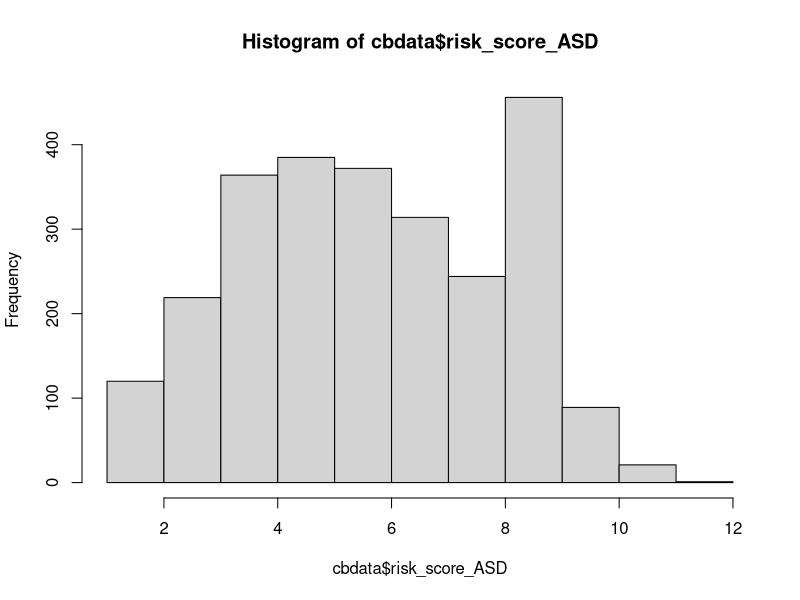
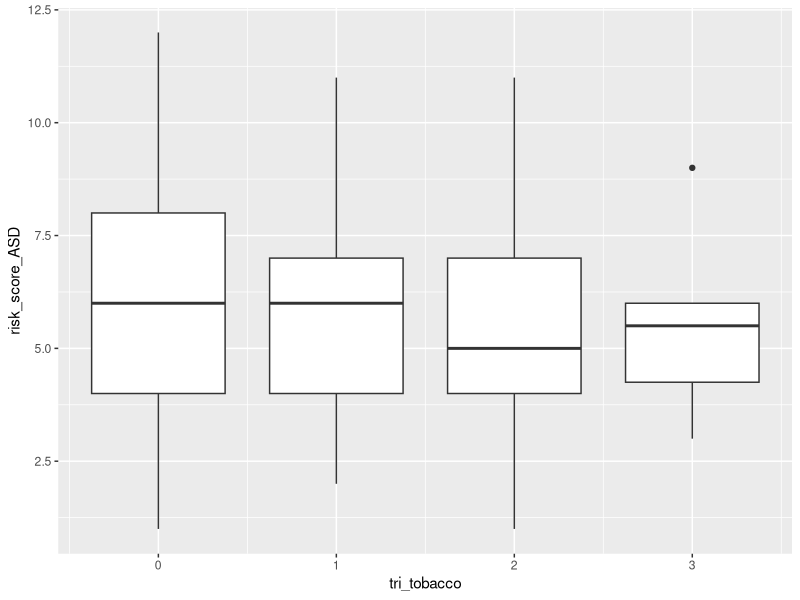
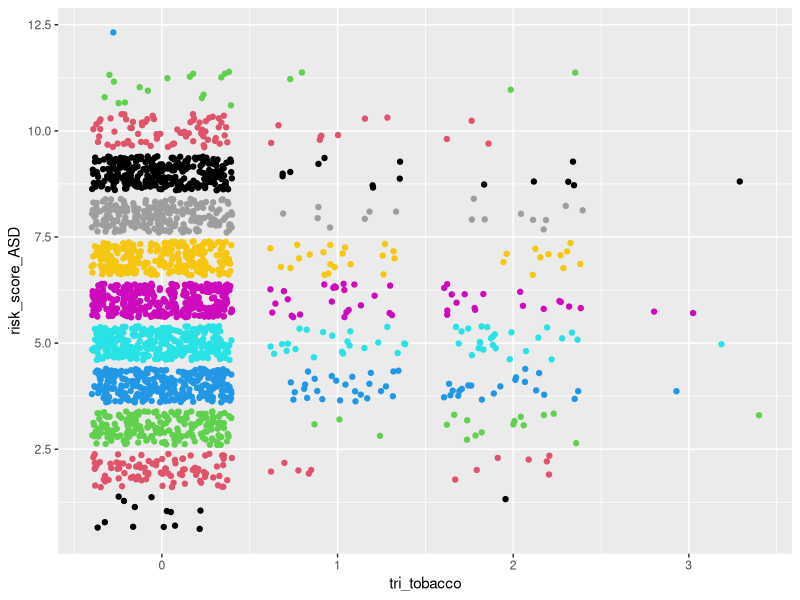
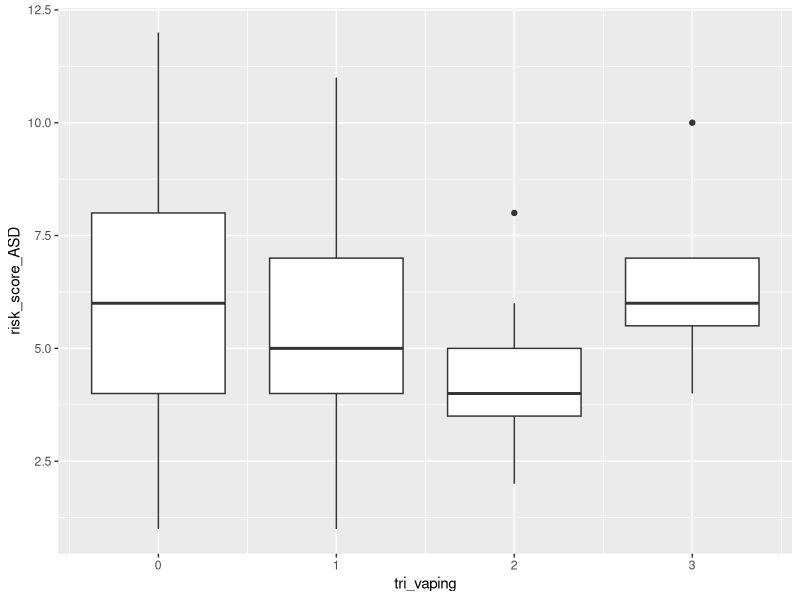
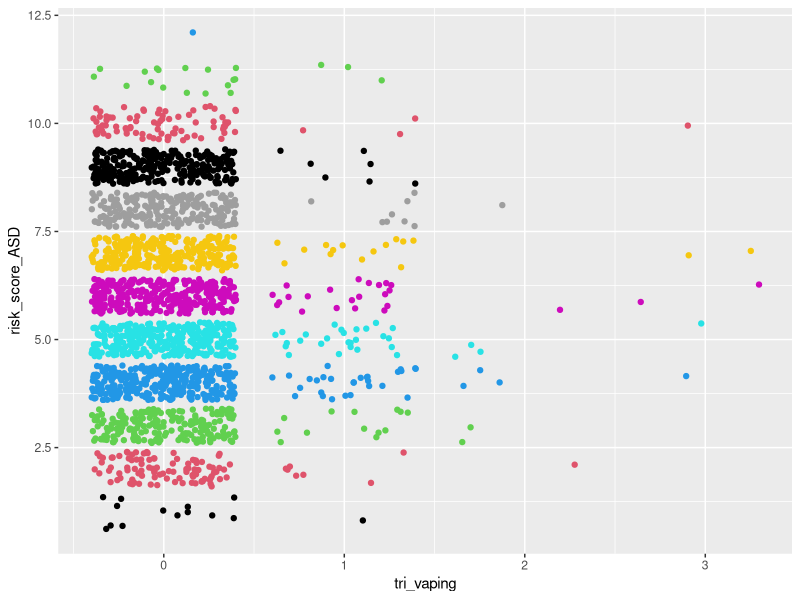
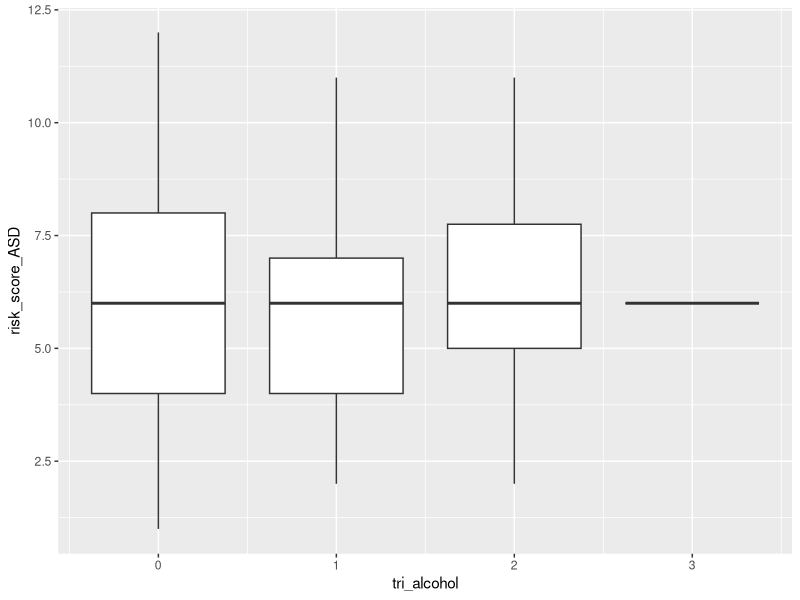
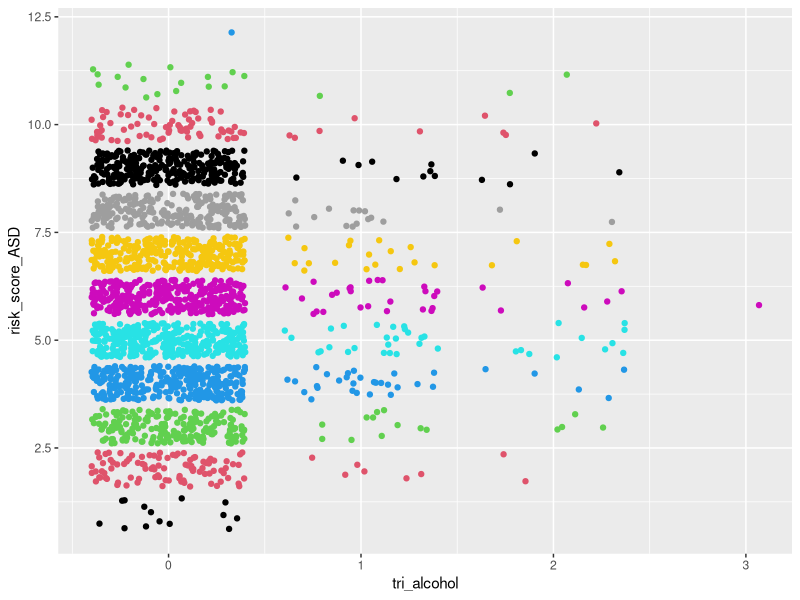
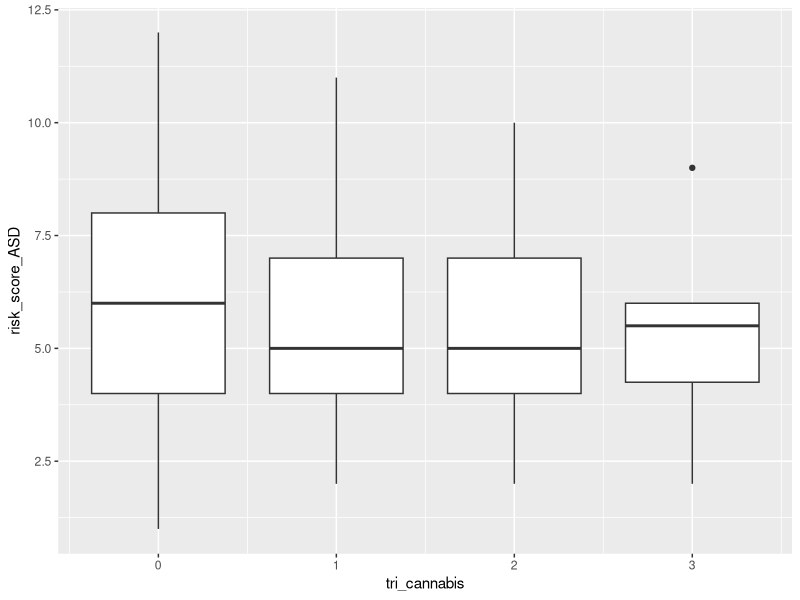

R code for these plots, in order:
## ---- chunk 1
#load packages
library(readr)
library(dplyr)
library(stringr)
## ---- chunk 2
#load data
cbdata <- read_csv("ChatterBabyData.csv")
## ---- chunk 3
mean(cbdata$risk_score_ASD)
var(cbdata$risk_score_ASD)
hist(cbdata$risk_score_ASD)
## ---- chunk 4
which(colnames(cbdata) == "mat_dep"):which(colnames(cbdata) == "momfever")
cbdata[,c(126:133)][is.na(cbdata[,c(126:133)])] <- 0

cbdata$art[is.na(cbdata$art)] <- 0 
cbdata$asd_genetic[is.na(cbdata$asd_genetic)] <- 0 

#fix some NA's in totalpregnancies by setting to number of live births
cbdata$totalpregnancies[which(is.na(cbdata$totalpregnancies) == TRUE & is.na(cbdata$momlivebirths) == FALSE)] <- 
cbdata$momlivebirths[which(is.na(cbdata$totalpregnancies) == TRUE & is.na(cbdata$momlivebirths) == FALSE)]

#fix some NA's in totalpregnancies by setting to 1 if no siblings and not adopted
cbdata$totalpregnancies[which(is.na(cbdata$totalpregnancies) == TRUE & cbdata$birthordertotal == 0 & cbdata$adoption == 0)] <- 1

# set live births to number of total pregnancies 
# if number of total pregnancies = number of total siblings + 1(baby)
# so as to not include miscarriages
cbdata$momlivebirths[which((is.na(cbdata$momlivebirths) == TRUE) &
                           (cbdata$totalpregnancies == (cbdata$birthordertotal + 1)))] <-
  cbdata$totalpregnancies[which((is.na(cbdata$momlivebirths) == TRUE) & 
                                (cbdata$totalpregnancies == (cbdata$birthordertotal + 1)))]

# set live births to number of total pregnancies 
# if number of total pregnancies = number of full siblings + 1(baby) 
# so as to not include miscarriages (where birthordertotal = 0 because of NA in olderhalfsiblings)
cbdata$momlivebirths[which((is.na(cbdata$momlivebirths) == TRUE) &
                           (cbdata$totalpregnancies == (cbdata$numberfullsiblings + 1)))] <-
  cbdata$totalpregnancies[which((is.na(cbdata$momlivebirths) == TRUE) & 
                                (cbdata$totalpregnancies == (cbdata$numberfullsiblings + 1)))]

# set live births to number of full siblings + 1
# if number of total pregnancies > number of full siblings and 
# number of older half siblings = 0 so as to not include children only from father and miscarriages
cbdata$momlivebirths[which((is.na(cbdata$momlivebirths) == TRUE) & 
                           (cbdata$totalpregnancies > cbdata$numberfullsiblings) &
                           cbdata$olderhalfsiblings == 0 )] <-
  cbdata$numberfullsiblings[which((is.na(cbdata$momlivebirths) == TRUE) & 
                                  (cbdata$totalpregnancies > cbdata$numberfullsiblings) &
                                  cbdata$olderhalfsiblings == 0 )] + 1
## ---- chunk 5
# classify as post partum psychosis
cbdata <- cbdata %>% mutate(maternalpregnancyproblems___20 = replace(maternalpregnancyproblems___20, maternalpregnancyproblems_other == "post partum anxiety" | maternalpregnancyproblems_other == "Post partum anxiety" | maternalpregnancyproblems_other == "Post-partum anxiety" | maternalpregnancyproblems_other == "Postpartum hemorrhaging" | maternalpregnancyproblems_other == "Perinatal anxiety",1))
cbdata <- cbdata %>% mutate(maternalpregnancyproblems_other = replace(maternalpregnancyproblems_other, maternalpregnancyproblems_other == "post partum anxiety" | maternalpregnancyproblems_other == "Post partum anxiety" | maternalpregnancyproblems_other == "Post-partum anxiety" | maternalpregnancyproblems_other == "Postpartum hemorrhaging" | maternalpregnancyproblems_other == "Perinatal anxiety", NA ))

# classify as Chorioamnionitis 
cbdata <- cbdata %>% mutate(maternalpregnancyproblems___21 = replace(maternalpregnancyproblems___21, maternalpregnancyproblems_other == "Chorioamnionitis", 1))
cbdata <- cbdata %>% mutate(maternalpregnancyproblems_other = replace(maternalpregnancyproblems_other, maternalpregnancyproblems_other == "Chorioamnionitis", NA))

# classify as bleeding
cbdata <- cbdata %>% mutate(maternalpregnancyproblems___14 = replace(maternalpregnancyproblems___14, maternalpregnancyproblems_other == "Unusual pain in the abdomen, stress, miscarriage probability, bleeding.", 1))
cbdata <- cbdata %>% mutate(maternalpregnancyproblems_other = replace(maternalpregnancyproblems_other, maternalpregnancyproblems_other == "Unusual pain in the abdomen, stress, miscarriage probability, bleeding.", NA))

# classify as preterm labor
cbdata <- cbdata %>% mutate(maternalpregnancyproblems___11 = replace(maternalpregnancyproblems___11, maternalpregnancyproblems_other == "Early contractions with diction starting at 30 weeks. I received steroid shot to develop baby's lungs faster.", 1))
cbdata <- cbdata %>% mutate(maternalpregnancyproblems_other = replace(maternalpregnancyproblems_other, maternalpregnancyproblems_other == "Early contractions with diction starting at 30 weeks. I received steroid shot to develop baby's lungs faster.", NA))

# classify as History of recurrent miscarriage/ recurrent pregnancy loss 
cbdata <- cbdata %>% mutate(maternalpregnancyproblems___10 = replace(maternalpregnancyproblems___10, maternalpregnancyproblems_other == "Prior full term stillbirth; had double nuchal cord resulting in emergent csection at 36 weeks", 1))
cbdata <- cbdata %>% mutate(maternalpregnancyproblems_other = replace(maternalpregnancyproblems_other, maternalpregnancyproblems_other == "Prior full term stillbirth; had double nuchal cord resulting in emergent csection at 36 weeks", NA))

# classify as hypertension
cbdata <- cbdata %>% mutate(maternalpregnancyproblems___9 = replace(maternalpregnancyproblems___9, maternalpregnancyproblems_other == "Protein in urine day of induction and hypertension only at 38 weeks" | maternalpregnancyproblems_other == "Mild hypertension at 37 weeks", 1))
cbdata <- cbdata %>% mutate(maternalpregnancyproblems_other = replace(maternalpregnancyproblems_other, maternalpregnancyproblems_other == "Protein in urine day of induction and hypertension only at 38 weeks"| maternalpregnancyproblems_other == "Mild hypertension at 37 weeks", 1))

# classify as 13, Placental abruption
cbdata <- cbdata %>% mutate(maternalpregnancyproblems___13 = replace(maternalpregnancyproblems___13, maternalpregnancyproblems_other == "Calcified placenta" | maternalpregnancyproblems_other == "Placenta calcification" | maternalpregnancyproblems_other == "Placenta hematoma" | maternalpregnancyproblems_other == "placental aging" | maternalpregnancyproblems_other == "Underperfusion placenta" , 1))
cbdata <- cbdata %>% mutate(maternalpregnancyproblems_other = replace(maternalpregnancyproblems_other, maternalpregnancyproblems_other == "Calcified placenta" | maternalpregnancyproblems_other == "Placenta calcification" | maternalpregnancyproblems_other == "Placenta hematoma" | maternalpregnancyproblems_other == "placental aging"| maternalpregnancyproblems_other == "Underperfusion placenta", NA))

# Get rid of the column 
cbdata$maternalpregnancyproblems_other <- NULL
## ---- chunk 6
# Convert all Mom Trauma NA's to 0: 
cbdata$mom_trauma[is.na(cbdata$mom_trauma)] <- 0 
## ---- chunk 7
# Getting rid of column
cbdata$mat_mental_health_other = NULL
# Cleaning that can be put into other columns
cbdata[c(216, 520, 598, 1089),115] = 1
cbdata[240,83] = 1
cbdata[499,85] = 1
cbdata[c(1683, 2245), 111] = 1

# Multiple entries for one person
cbdata[912, c(227, 232)] = 1
cbdata[915, c(228, 231, 232)] = 1
cbdata[1667, c(112, 231)] = 1
cbdata[2579, c(112, 113, 230, 231)] = 1
cbdata[c(76, 2501), c(111, 112)] = 1
## ---- chunk 8
cbdata <- cbdata %>% mutate(mathealth_count = matmentalhealth___1 + matmentalhealth___2 + matmentalhealth___3 + matmentalhealth___4 + matmentalhealth___5 + matmentalhealth___6 + matmentalhealth___7)
## ---- chunk 9
# Cutting off Baby Age at 5 years old
cbdata$babyage = ifelse(cbdata$babyage <= 1825, cbdata$babyage, NA)
## ---- chunk 10
predata <- cbdata %>% select(babyage, momsdeliveryage, momsedu, sex, art, artmethod___1,
                          artmethod___7, artmethod___6, artmethod___2, artmethod___3,
                          artmethod___4, artmethod___5, mom_trauma,
                          maternalpregnancyproblems___1, maternalpregnancyproblems___2,
                          maternalpregnancyproblems___3, maternalpregnancyproblems___15,
                          maternalpregnancyproblems___21, maternalpregnancyproblems___16,
                          maternalpregnancyproblems___4, maternalpregnancyproblems___5,
                          maternalpregnancyproblems___6, maternalpregnancyproblems___7,
                          maternalpregnancyproblems___8, maternalpregnancyproblems___9,
                          maternalpregnancyproblems___10, maternalpregnancyproblems___11,
                          maternalpregnancyproblems___12, maternalpregnancyproblems___13,
                          maternalpregnancyproblems___14, maternalpregnancyproblems___17,
                          maternalpregnancyproblems___19, maternalpregnancyproblems___20,
                          maternalpregnancyproblems___18,
                          matmentalhealth___1, matmentalhealth___2, matmentalhealth___3,
                          matmentalhealth___4, matmentalhealth___5, matmentalhealth___6,
                          matmentalhealth___7, mat_dep, mat_anx,
                          mat_ocd, mat_bp, mat_adhd, mat_pssd, mathealth_count, momfever, whenfever___1,
                          whenfever___2, whenfever___3, tobacco_pregnancy_when___1,
                          tobacco_pregnancy_when___2, tobacco_pregnancy_when___3,
                          vaping_pregnancy___1, vaping_pregnancy___2, vaping_pregnancy___3,
                          alcohol_pregnancy_when___1, alcohol_pregnancy_when___2,
                          alcohol_pregnancy_when___3, cannabis_pregnancy_when___1,
                          cannabis_pregnancy_when___2, cannabis_pregnancy_when___3,
                          stimulants_pregnancy_when___1, stimulants_pregnancy_when___2,
                          stimulants_pregnancy_when___3, opioids_pregnancy_when___1,
                          opioids_pregnancy_when___2, opioids_pregnancy_when___3,
                          psychoactive_pregnancy___1, psychoactive_pregnancy___2,
                          psychoactive_pregnancy___3, delivery, momlivebirths,
                          totalpregnancies, maternalproblems1, asd1, deaf1, ddfamily1,
                          szbpfamily1, risk_score_ASD)

predata <- predata %>% mutate(babymortality = totalpregnancies-momlivebirths)
## ---- chunk 11
# filter out age and live births outliers
predata <- predata %>% filter(momlivebirths != 10 & momsdeliveryage != 12 | momlivebirths != 10 & momsdeliveryage != 18)
summary(predata)
## ---- chunk 12
# resulting columns are total number of trimesters drug was used
predata$tri_tobacco = rowSums(predata[,52:54])
predata$tri_vaping = rowSums(predata[,55:57])
predata$tri_alcohol = rowSums(predata[,58:60])
predata$tri_cannabis = rowSums(predata[,61:63])
predata$tri_stimulants = rowSums(predata[,64:66])
predata$tri_opioids = rowSums(predata[,67:69])
predata$tri_psychoactives = rowSums(predata[,70:72])

# getting rid of "when drug" columns
predata[,52:72] = NULL
## ---- chunk 13
predata$mat_adhd <- ifelse(predata$mat_adhd==3, 0, predata$mat_adhd)
predata$mat_dep <- ifelse(predata$mat_dep==3, 0, predata$mat_dep)
predata$mat_anx <- ifelse(predata$mat_anx==3, 0, predata$mat_anx)
predata$mat_ocd <- ifelse(predata$mat_ocd==3, 0, predata$mat_ocd)
predata$mat_bp <- ifelse(predata$mat_bp==3, 0, predata$mat_bp)
predata$mat_pssd <- ifelse(predata$mat_pssd==3, 0, predata$mat_pssd)
## ---- chunk 14
# Convert mat_variable rows to show that mental health problem occurs before or during pregnancy

predata$mat_adhd <- ifelse(predata$mat_adhd==2, 1, predata$mat_adhd)
predata$mat_dep <- ifelse(predata$mat_dep==2, 1, predata$mat_dep)
predata$mat_anx <- ifelse(predata$mat_anx==2, 1, predata$mat_anx)
predata$mat_ocd <- ifelse(predata$mat_ocd==2, 1, predata$mat_ocd)
predata$mat_bp <- ifelse(predata$mat_bp==2, 1, predata$mat_bp)
predata$mat_pssd <- ifelse(predata$mat_pssd==2, 1, predata$mat_pssd)
## ---- chunk 15
library(ggplot2)

ggplot(predata, aes(x = tri_tobacco, y = risk_score_ASD, group = tri_tobacco)) + geom_boxplot()
ggplot(predata, aes(x = tri_tobacco, y = risk_score_ASD)) + geom_jitter(color = predata$risk_score_ASD)

ggplot(predata, aes(x = tri_vaping, y = risk_score_ASD, group = tri_vaping)) + geom_boxplot()
ggplot(predata, aes(x = tri_vaping, y = risk_score_ASD)) + geom_jitter(color = predata$risk_score_ASD)

ggplot(predata, aes(x = tri_alcohol, y = risk_score_ASD, group = tri_alcohol)) + geom_boxplot()
ggplot(predata, aes(x = tri_alcohol, y = risk_score_ASD)) + geom_jitter(color = predata$risk_score_ASD)

ggplot(predata, aes(x = tri_cannabis, y = risk_score_ASD, group = tri_cannabis)) + geom_boxplot()
ggplot(predata, aes(x = tri_cannabis, y = risk_score_ASD)) + geom_jitter(color = predata$risk_score_ASD)

ggplot(predata, aes(x = tri_stimulants, y = risk_score_ASD, group = tri_stimulants)) + geom_boxplot()
ggplot(predata, aes(x = tri_stimulants, y = risk_score_ASD)) + geom_jitter(color = predata$risk_score_ASD)

ggplot(predata, aes(x = tri_opioids, y = risk_score_ASD, group = tri_opioids)) + geom_boxplot()
ggplot(predata, aes(x = tri_opioids, y = risk_score_ASD)) + geom_jitter(color = predata$risk_score_ASD)

ggplot(predata, aes(x = tri_psychoactives, y = risk_score_ASD, group = tri_psychoactives)) + geom_boxplot()
ggplot(predata, aes(x = tri_psychoactives, y = risk_score_ASD)) + geom_jitter(color = predata$risk_score_ASD)
## ---- chunk 16
library(corrplot)

var1 <- c("matmentalhealth___1", "matmentalhealth___2", "matmentalhealth___3", "matmentalhealth___4", "matmentalhealth___5", "matmentalhealth___6")
predata1 <- predata[ ,var1]
corrmat <- round(cor(predata1), 4)
corrplot(corrmat)
## ---- chunk 17

maledata <- predata %>% filter(sex == 1)
m10 <- glm(risk_score_ASD ~ maternalproblems1 + maternalpregnancyproblems___15 + maternalpregnancyproblems___19 +  matmentalhealth___2 + asd1 + mat_pssd, data = maledata, family = "poisson")
summary(m10) # matmentalhealth___2 , maternalpregnancyproblems___19 

femaledata <- predata %>% filter(sex == 0)
m11 <- glm(risk_score_ASD ~ maternalproblems1 + maternalpregnancyproblems___15 + maternalpregnancyproblems___19 +  matmentalhealth___2 + asd1 + mat_pssd, data = femaledata, family = "poisson")
summary(m11) # maternalproblems1, matmentalhealth___2

## ---- chunk 18
library(randomForest)

drops <- c("maternalpregnancyproblems___19", "maternalpregnancyproblems___20", "matmentalhealth___1", "matmentalhealth___2", "matmentalhealth___3","matmentalhealth___4", "matmentalhealth___5", "matmentalhealth___6", "matmentalhealth___7", "mat_dep", "mat_anx", "mat_ocd", "mat_bp","mat_adhd","mat_pssd","maternalproblems1","art","momlivebirths","totalpregnancies")
predata1 <- na.omit(predata[ , !(names(predata) %in% drops)])



set.seed(12345)
train <- sample(1:nrow(predata1), nrow(predata)*.7)
train.pre <- predata1[train,]
test.pre <- predata1[-train,]

rf.pre <- randomForest(risk_score_ASD~.,data=train.pre,mtry=16,importance=TRUE,ntrees=1000)
importance(rf.pre)
varImpPlot(rf.pre)

pred <- predict(rf.pre,test.pre,type="response")
table(round(pred,0),test.pre$risk_score_ASD)
mean(round(pred,0)!=test.pre$risk_score_ASD) # test error rate
